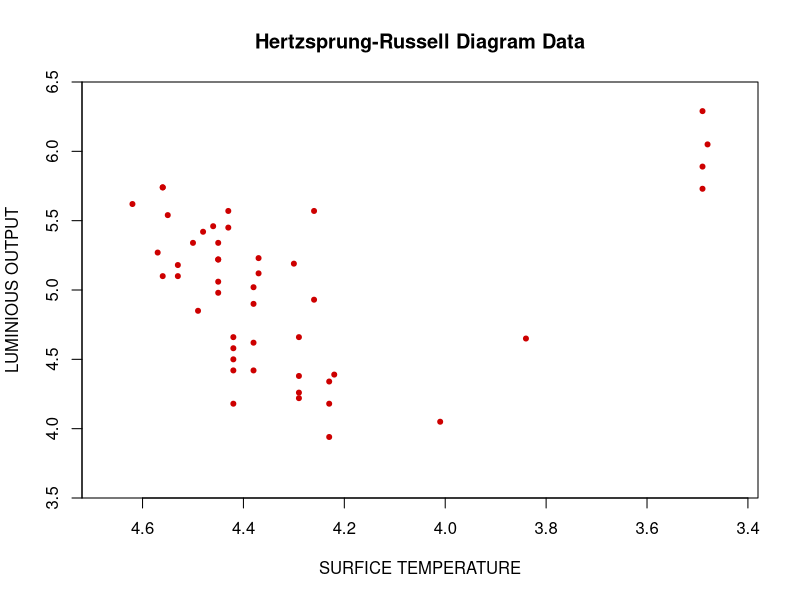
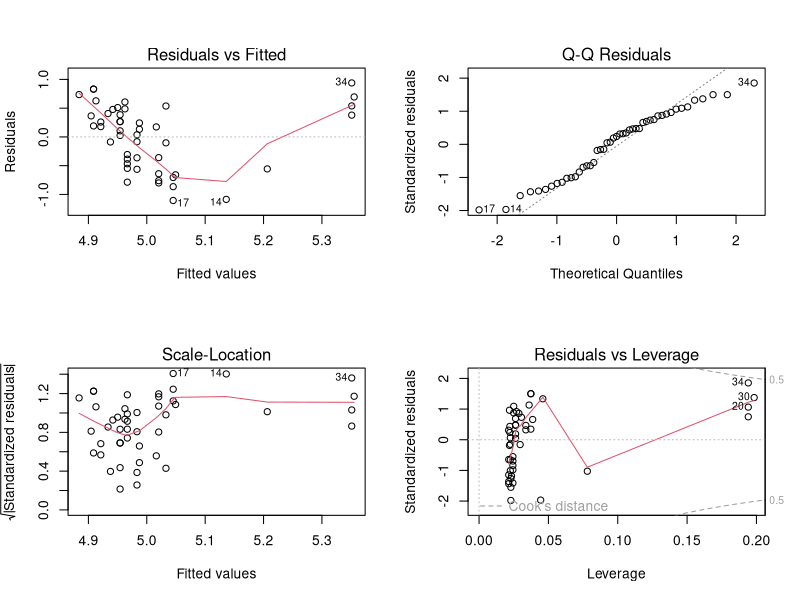
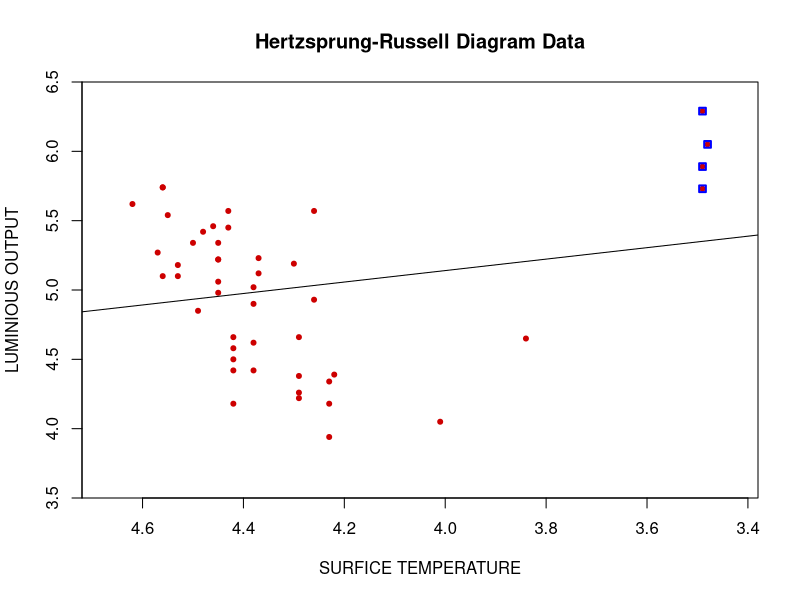
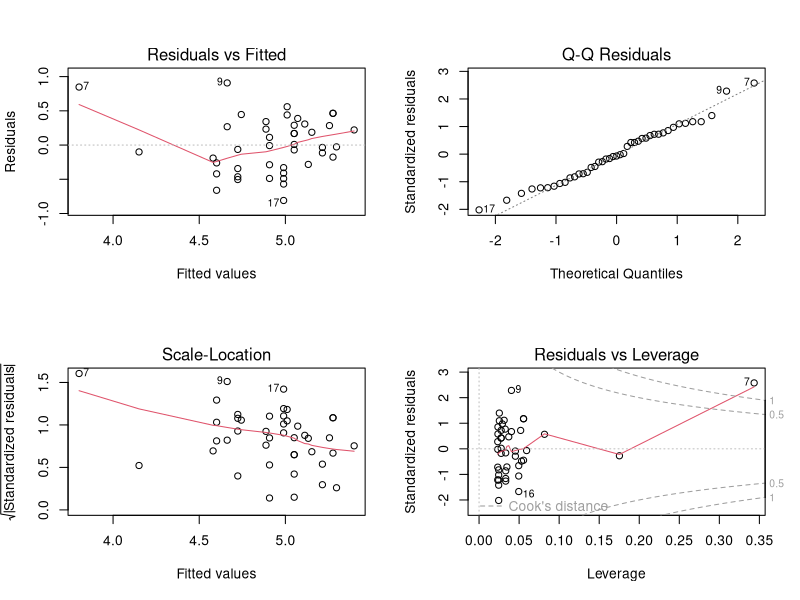
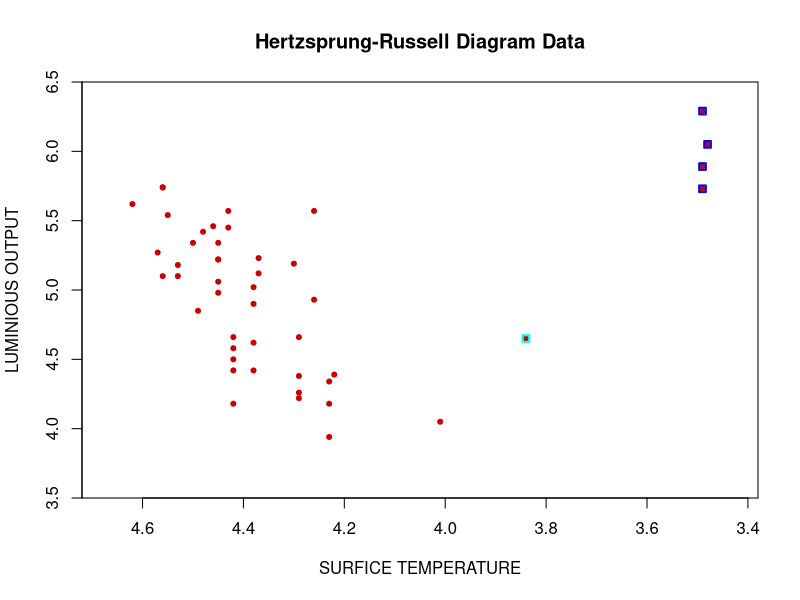
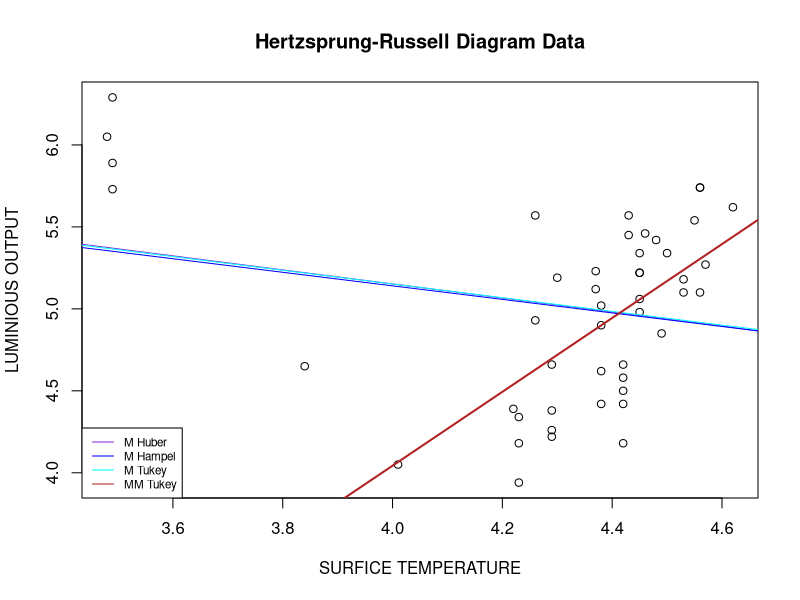

Write the R code that produced these figures, in order. (Note: this script raises an error after producing the figures.)
################################## 
##### 01REAN Cviceni 9 ##########
#################################
#
# Todays exercise
# Robust regression - M, MM, LTS
#
setwd("~/Studies/REAN/tutorials/09")  

# Load data used in this exercise
library(robustbase)
library(MASS)
library(car)


#Use Hertzsprung-Russell Diagram Data of Star Cluster CYG OB1
? starsCYG
summary(starsCYG)
attach(starsCYG)
#png('starsCYG.png')
plot(log.light ~ log.Te,xlim=rev(range(log.Te)+c(-0.1,0.1)),ylim = c(3.5,6.5), pch=20, col = "red3", xaxs="i",yaxs="i",
     main="Hertzsprung-Russell Diagram Data",xlab="SURFICE TEMPERATURE", ylab="LUMINIOUS OUTPUT")
#dev.off()


# Simple linear regression by OLS

#cst <- covMcd(starsCYG)
OLS_stars <- lm(log.light ~ log.Te)
opar<-par(mfrow = c(2,2))
plot(OLS_stars)
par(opar)
summary(OLS_stars)


plot(log.light ~ log.Te,xlim=rev(range(log.Te)+c(-0.1,0.1)),ylim = c(3.5,6.5), pch=20, col = "red3", xaxs="i",yaxs="i",
     main="Hertzsprung-Russell Diagram Data",xlab="SURFICE TEMPERATURE", ylab="LUMINIOUS OUTPUT")
abline(OLS_stars)
points(log.Te[log.Te<3.7],log.light[log.Te<3.7],pch = 22, col = "blue", lwd =2)


c(1:length(log.Te))[log.Te<3.7]
sort(OLS_stars$residuals)
outl <- c(1:length(log.Te))[log.Te<3.7]

OLS_stars2 <- lm(log.light[-outl] ~ log.Te[-outl])
opar<-par(mfrow = c(2,2))
plot(OLS_stars2)
par(opar)
summary(OLS_stars2)

plot(log.light ~ log.Te,xlim=rev(range(log.Te)+c(-0.1,0.1)),ylim = c(3.5,6.5), pch=20, col = "red3", xaxs="i",yaxs="i",
     main="Hertzsprung-Russell Diagram Data",xlab="SURFICE TEMPERATURE", ylab="LUMINIOUS OUTPUT")
points(log.Te[log.Te<3.7],log.light[log.Te<3.7],pch = 22, col = "blue", lwd =2)
points(log.Te[7],log.light[7],pch = 22, col = "cyan", lwd =2)



# Robust regression by M-estimator
# rlm(formula, data,..., method = c("M","MM")) 
# M estimate with diferent types of weight functions psi (derivative of rho)
# MM estimate - S estimate + M estimate 

# Summary plot for starsCYG
M_huber_stars    <- rlm(log.light ~ log.Te, method="M", psi = psi.huber)
M_hampel_stars   <- rlm(log.light ~ log.Te, method="M", psi = psi.hampel)
M_bisquare_stars <- rlm(log.light ~ log.Te, method="M", psi = psi.bisquare) # Tukey
MM_bisquare_stars<- rlm(log.light ~ log.Te, method="MM",psi = psi.bisquare) # Tukey
plot(starsCYG,main="Hertzsprung-Russell Diagram Data",xlab="SURFICE TEMPERATURE", ylab="LUMINIOUS OUTPUT")
abline(M_huber_stars, col="blueviolet")
abline(M_hampel_stars, col="blue")
abline(M_bisquare_stars, col="cyan")
abline(MM_bisquare_stars, col="firebrick", lwd = 2)
legend("bottomleft",cex=0.7,legend = c("M Huber","M Hampel","M Tukey","MM Tukey"),
       lty = c(1,1,1,1,1),col = c("blueviolet","blue","cyan","firebrick"))

coef(summary(M_huber_stars))
coef(summary(M_hampel_stars))
coef(summary(M_bisquare_stars))
coef(summary(MM_bisquare_stars))

# alternative to MM from rlm is lmrob from robustbase package
# lmrob computes fast MM-type estimator

MM_stars2 <- lmrob(log.light ~ log.Te, init = "S")
MM_stars2$coefficients
summary(MM_stars2)



# Robust regression by LMS-estimator

LMS_stars  <- lmsreg(log.light ~ log.Te)
LMS_stars

# Robust regression by LTS-estimator

# two possibilities - ltsreg from MASS (lqs(formula, data, ..., method = c("lts")))
#                   - ltsReg from robustbase
LTS_stars  <- ltsreg(log.light ~ log.Te)

LTS_stars  <- ltsreg(log.light ~ log.Te, alpha=0.9)
LTS_stars  <- ltsreg(log.light ~ log.Te, alpha=0.5, nsamp="exact")


# Summary plot for starsCYG
OLS_stars  <- lm(log.light ~ log.Te)
MM_stars   <- rlm(log.light ~ log.Te,method="MM")
LTS_stars  <- ltsreg(log.light ~ log.Te)
LTS2_stars <- ltsReg(log.light ~ log.Te, alpha=0.9)
LMS_stars  <- lmsreg(log.light ~ log.Te)
plot(starsCYG,main="Hertzsprung-Russell Diagram Data",xlab="SURFICE TEMPERATURE", ylab="LUMINIOUS OUTPUT")
abline(OLS_stars, col="black")

abline(MM_stars, col="blue")
abline(LTS_stars, col="red")
abline(LTS2_stars, col="darkred")
abline(LMS_stars, col="green")
legend("bottomleft",cex=0.7,legend = c("OLS","MM","LTS, h=0.5","LTS h=0.9","LMS"),
         lty = c(1,1,1,1,1),col = c("black","blue","red","darkred","green"))



# Problems with general position
data(exAM)
? exAM
summary(exAM)

#Because the points are not in general position, both LMS and LTS typically fail
summary(lm1   <- lm(y ~ x, data=exAM))
summary(rlm0  <- rlm(y ~ x, data=exAM,method="MM"))
summary(rlm1  <- ltsReg(y ~ x, data=exAM))
summary(rlm1b <- ltsReg(y ~ x, alpha = 0.9,data=exAM))
summary(rlm2  <- lmsreg(y ~ x, data=exAM))


plot(exAM,main="Antille and May artificial data set")
abline(lm1, col="black")
abline(rlm0, col="blue")
abline(rlm1, col="red")
abline(rlm1b, col="darkred")
abline(rlm2, col="green")
legend("topright",cex=0.7,legend = c("OLS","MM","LTS, h=0.5","LTS h=0.9","LMS"),
       lty = c(1,1,1,1,1),col = c("black","blue","red","darkred","green"))


# THE PROBLEM IS HOW LARGE h (alpha) WE SHOULD SELECT FOR LTS
# for example in Stars data - nearly now change
# How trimmed parameter h (alpha) change the estimation?
LTS_stars09 <- ltsReg(log.light ~ log.Te, alpha=0.9)
LTS_stars08 <- ltsReg(log.light ~ log.Te, alpha=0.8)
LTS_stars07 <- ltsReg(log.light ~ log.Te, alpha=0.7)
LTS_stars06 <- ltsReg(log.light ~ log.Te, alpha=0.6)
LTS_stars05 <- ltsReg(log.light ~ log.Te, alpha=0.5)
plot(starsCYG,main="Hertzsprung-Russell Diagram Data",xlab="SURFICE TEMPERATURE", ylab="LUMINIOUS OUTPUT")
abline(LTS_stars09, col="black", lwd = 2)
abline(LTS_stars08, col="blue", lwd = 7)
abline(LTS_stars07, col="red", lwd = 5)
abline(LTS_stars06, col="darkred", lwd = 3)
abline(LTS_stars05, col="green", lwd = 1)
legend("bottomleft",cex=0.7,legend = c("LTS h=0.9","LTS h=0.8","LTS h=0.7","LTS h=0.6","LTS h=0.5"),
       lty = c(1,1,1,1,1),col = c("black","blue","red","darkred","green"))








######## TODAY INDIVIDUAL EXERCISE #########

# Investiagate following datasets
# Try to find influence points (leverages, outliers)
# Try M, MM, LTS estiamtors with different input parameters and compare results
# plot regression lines of more estimators together and discuss resluts


#Hawkins, Bradu, Kass’s Artificial Data
data(hbk)
? hbk
summary(hbk)

pairs(hbk)
plot(hbk)

covMcd(hbk, alpha = 0.7)
attach(hbk)
M_huber_hbk    <- rlm(Y ~ X1, method="M", psi = psi.huber)
M_hampel_hbk   <- rlm(Y ~ X1, method="M", psi = psi.hampel)
M_bisquare_hbk <- rlm(Y ~ X1, method="M", psi = psi.bisquare) # Tukey
MM_bisquare_hbk<- rlm(Y ~ X1, method="MM",psi = psi.bisquare) # Tukey
plot(Y~X1,main="Hawkins, Bradu, Kass's Artificial Data")
abline(M_huber_hbk, col="blueviolet")
abline(M_hampel_hbk, col="blue")
abline(M_bisquare_hbk, col="cyan")
abline(MM_bisquare_hbk, col="firebrick", lwd = 2)
legend("bottomleft",cex=0.7,legend = c("M Huber","M Hampel","M Tukey","MM Tukey"),
       lty = c(1,1,1,1,1),col = c("blueviolet","blue","cyan","firebrick"))


?wood
# Outliers: 4,6,8,19
summary(wood)
plot(wood)

# Education Expenditure Data
data(education)
education <- within(education, Region <- factor(Region))
? education
summary(education)


# Delivery Time Data
data(delivery)
? delivery
summary(delivery)
